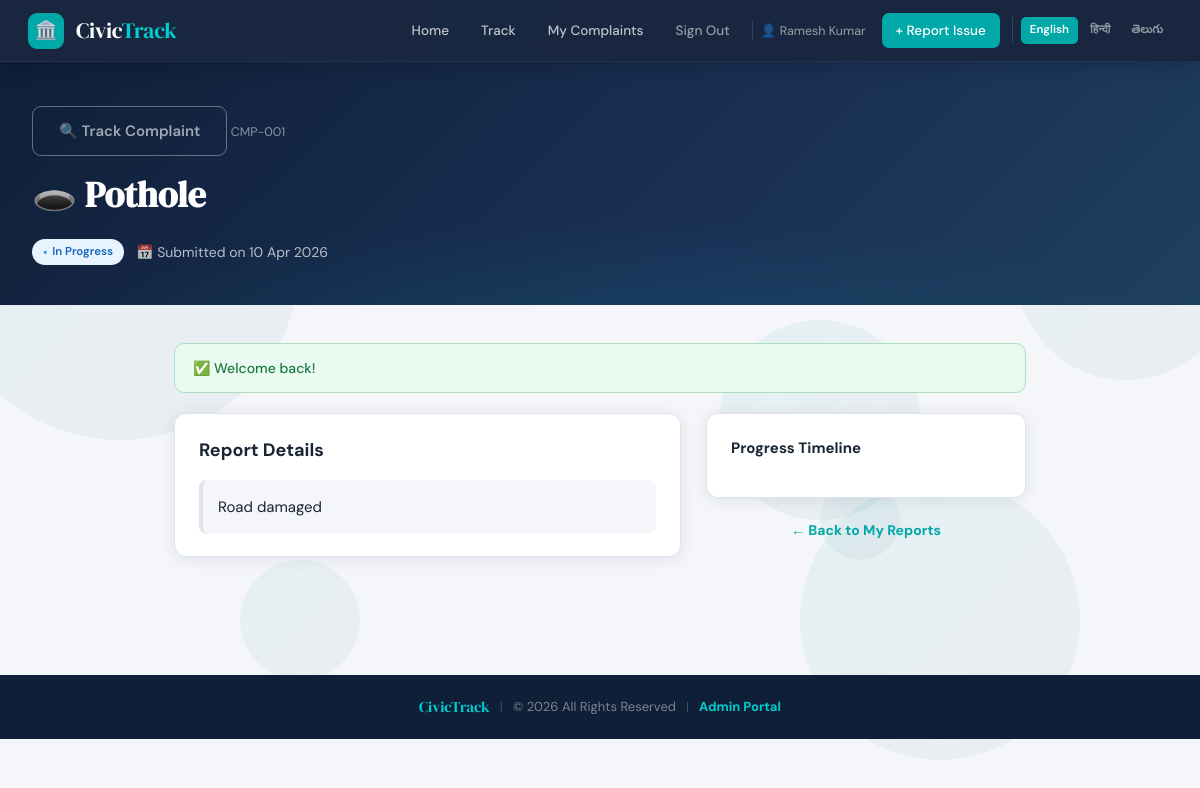
Page /citizen/view.php?id=CMP-001 (signed in) on the committed database.
### tables this page shows
CREATE TABLE `complaints` (
  `id` int NOT NULL,
  `complaint_id` varchar(20) NOT NULL,
  `type` varchar(120) NOT NULL,
  `description` text NOT NULL,
  `ward` varchar(255) DEFAULT NULL,
  `address` varchar(300) NOT NULL,
  `landmark` varchar(180) DEFAULT NULL,
  `lat` decimal(10,7) DEFAULT NULL,
  `lng` decimal(10,7) DEFAULT NULL,
  `priority` enum('High','Medium','Low') NOT NULL DEFAULT 'Medium',
  `status` enum('Pending','In Progress','Resolved','Escalated') NOT NULL DEFAULT 'Pending',
  `citizen_name` varchar(120) NOT NULL,
  `citizen_phone` varchar(15) NOT NULL,
  `citizen_id` int DEFAULT NULL,
  `image_path` varchar(350) DEFAULT NULL,
  `submitted_at` datetime NOT NULL DEFAULT CURRENT_TIMESTAMP,
  `updated_at` datetime NOT NULL DEFAULT CURRENT_TIMESTAMP ON UPDATE CURRENT_TIMESTAMP
);

### includes/db.php (called while the page is built, shortened)
<?php
class DB {
    private static ?PDO $instance = null;
    public static function get(): PDO {
        if (self::$instance === null) {
            $dsn = sprintf(
                'mysql:host=%s;dbname=%s;charset=%s',
                DB_HOST, DB_NAME, DB_CHARSET
            );
            try {
                self::$instance = new PDO($dsn, DB_USER, DB_PASS, [
                    PDO::ATTR_ERRMODE            => PDO::ERRMODE_EXCEPTION,
                    PDO::ATTR_DEFAULT_FETCH_MODE => PDO::FETCH_ASSOC,
                    PDO::ATTR_EMULATE_PREPARES   => false,
                ]);
            } catch (PDOException $e) {
                die('<div style="font-family:sans-serif;padding:40px;color:#c0392b">
                    <h2>Database Connection Failed</h2>
                    <p>Please check your <code>includes/config.php</code> credentials and ensure MySQL is running.</p>'
                    . (DEBUG_MODE ? '<pre>' . htmlspecialchars($e->getMessage()) . '</pre>' : '')
                    . '</div>');
            }
        }
        return self::$instance;
    }
    public static function rows(string $sql, array $params = []): array {
        $stmt = self::get()->prepare($sql);
        $stmt->execute($params);
        return $stmt->fetchAll();
    }
    public static function row(string $sql, array $params = []): ?array {
        $stmt = self::get()->prepare($sql);
        $stmt->execute($params);
        $row = $stmt->fetch();
        return $row ?: null;
    }
}

### citizen/view.php (the view, shortened to what this page needs)
<?php
require_once __DIR__ . '/../includes/db.php';
require_once __DIR__ . '/../includes/functions.php';
$id = trim($_GET['id'] ?? '');
$c = getComplaint($id);
require_once __DIR__ . '/../includes/header.php';
?>
<div class="page-hero">
    <div class="breadcrumb">
<a href="<?= APP_URL ?>/citizen/my_complaints.php" class="btn btn-outline"><?= te('hero_btn_track') ?></a>        <?= e($c['complaint_id']) ?>
    </div>
    <h1><?= typeIcon($c['type']) ?> <?= e(preg_replace('/^[^\s]+\s/', '', $c['type'])) ?></h1>
    <div style="display:flex; gap:12px; align-items:center; flex-wrap:wrap; margin-top:15px">
        <?= statusBadge($c['status']) ?>
        <span style="color:rgba(255,255,255,0.7); font-size:14px">
            📅 Submitted on <?= e($c['date_fmt']) ?>
        </span>
    </div>
</div>
<div class="section" style="max-width:900px">
    <?= renderFlash() ?>
    <div style="display: grid; grid-template-columns: 1fr 320px; gap: 25px; align-items: start;">
        <div>
            <div class="card" style="margin-bottom:20px">
                <div class="card-body">
                    <h3 style="margin-bottom:15px; font-size:18px">Report Details</h3>
                    <p style="line-height:1.6; color:var(--text); background:var(--bg); padding:15px; border-radius:8px; border-left: 4px solid var(--border)">
                        <?= nl2br(e($c['description'])) ?>
                    </p>
                </div>
            </div>
        </div>
        <aside>
            <div class="card">
                <div class="card-body">
                    <h4 style="margin-bottom:15px">Progress Timeline</h4>
                </div>
            </div>
            <div style="margin-top:20px; text-align:center">
                <a href="<?= APP_URL ?>/citizen/my_complaints.php" style="text-decoration:none; color:var(--teal); font-weight:700; font-size:14px">
                    ← Back to My Reports
                </a>
            </div>
        </aside>
    </div>
</div>
<?php require_once __DIR__ . '/../includes/footer.php'; ?>

### includes/functions.php (shortened to what this page needs)
<?php
require_once __DIR__ . '/db.php';
function e(mixed $val): string {
    return htmlspecialchars((string)$val, ENT_QUOTES, 'UTF-8');
}
function renderFlash(): string {
    $f = $_SESSION['flash'];
    $cls  = match ($f['type']) { 'success' => 'flash-success', 'error' => 'flash-error', default => 'flash-info' };
    $icon = match ($f['type']) { 'success' => '✅', 'error' => '⚠️', default => 'ℹ️' };
    return '<div class="flash-msg ' . $cls . '">' . $icon . ' ' . e($f['message']) . '</div>';
}
function getComplaint(string $id): ?array {
    $row = DB::row(
        "SELECT c.*,
                DATE_FORMAT(c.submitted_at, '%d %b %Y') AS date_fmt,
                DATEDIFF(NOW(), c.submitted_at) AS age_days,
                f.rating AS fb_rating,
                f.comment AS fb_comment
         FROM complaints c
         LEFT JOIN feedback f ON f.complaint_id = c.complaint_id
         WHERE c.complaint_id = ?",
        [$id]
    );
    $row['timeline'] = getTimeline($id);
    return $row;
}
function getTimeline(string $id): array {
    return DB::rows(
        "SELECT label, DATE_FORMAT(event_date, '%d %b %Y') AS date, is_done
         FROM complaint_timeline WHERE complaint_id = ?
         ORDER BY event_date ASC, id ASC",
        [$id]
    );
}
function statusBadge(string $status): string {
    $map = [
        'Pending'     => 'badge-pending',
        'In Progress' => 'badge-inprogress',
        'Resolved'    => 'badge-resolved',
        'Escalated'   => 'badge-escalated',
    ];
    $cls = $map[$status] ?? 'badge-pending';
    return '<span class="badge ' . $cls . '">' . e($status) . '</span>';
}
function typeIcon(string $type): string {
    $map = [
        'Pothole'      => '🕳️',
        'Garbage'      => '🗑️',
        'Water'        => '💧',
        'Streetlight'  => '💡',
        'Tree'         => '🌳',
        'Drainage'     => '🚧',
        'Construction' => '🏗️',
        'Toilet'       => '🚻',
    ];
    foreach ($map as $key => $icon) {
        if (stripos($type, $key) !== false) return $icon;
    }
    return '📋';
}

### style.css (style rules this page uses)
:root { --navy: #0f1f38; --navy-light: #1a3055; --teal: #00a8a8; --teal-light: #00cece; --amber: #f5a623; --red: #e84545; --green: #27ae60; --bg: #f4f6f9; --card: #ffffff; --text: #1a2535; --text-muted: #6b7c93; --border: #dde3ec; --shadow: 0 2px 16px rgba(15,31,56,0.09); --shadow-lg: 0 8px 40px rgba(15,31,56,0.14); --radius: 12px; --transition: 0.22s cubic-bezier(0.4,0,0.2,1); }
*, *::before, *::after { box-sizing: border-box; margin: 0; padding: 0; }
html { scroll-behavior: smooth; }
body { font-family: 'DM Sans', sans-serif; background: var(--bg); color: var(--text); min-height: 100vh; font-size: 15px; line-height: 1.6; position: relative; overflow-x: hidden; }
.page-hero { background:linear-gradient(135deg,var(--navy) 0%,var(--navy-light) 60%,#1e4060 100%); color:#fff;padding:44px 32px 40px;position:relative;overflow:hidden; }
.page-hero::before { content:'';position:absolute;inset:0; background:radial-gradient(ellipse 70% 80% at 50% 120%,rgba(0,168,168,0.15) 0%,transparent 70%); }
.page-hero h1 { font-family:'DM Serif Display',serif;font-size:clamp(22px,4vw,36px);margin-bottom:8px;position:relative; }
.breadcrumb { font-size:12.5px;color:rgba(255,255,255,0.5);margin-bottom:10px;position:relative; }
.breadcrumb a { color:rgba(255,255,255,0.6);text-decoration:none; }
.btn { display:inline-flex;align-items:center;gap:8px; padding:12px 26px;border-radius:9px;font-family:inherit; font-size:15px;font-weight:600;border:none;cursor:pointer; text-decoration:none;transition:var(--transition); }
.btn-outline { background:transparent;color:#fff;border:1.5px solid rgba(255,255,255,0.35); }
.section { max-width:1100px;margin:0 auto;padding:38px 24px; }
.card { background:var(--card);border-radius:var(--radius); box-shadow:var(--shadow);border:1px solid var(--border); overflow:hidden;transition:var(--transition); }
.card-body { padding:22px 24px; }
.badge { display:inline-flex;align-items:center;gap:5px;padding:4px 11px;border-radius:99px;font-size:11.5px;font-weight:600; }
.badge::before { content:'●';font-size:7px; }
.badge-inprogress { background:#e8f4fd;color:#1565c0; }
.badge-inprogress::before { color:#2196f3; }
.flash-msg { padding:13px 18px;border-radius:10px;font-size:14px;font-weight:500;margin-bottom:20px;display:flex;align-items:flex-start;gap:10px; }
.flash-success { background:#eafaf1;border:1px solid #a9dfbf;color:#1a7a40; }

### rows in the picture
complaints: complaint "CMP-001", type "🕳️", type "Pothole", status "In Progress", description "Road damaged"

### other values in the picture
te('nav_home') "Home"
te('nav_track') "Track"
te('nav_my_complaints') "My Complaints"
te('nav_logout') "Sign Out"
citizenName() "Ramesh Kumar"
te('nav_report') "+ Report Issue"
$label "English"
$label "हिन्दी"
$label "తెలుగు"
te('hero_btn_track') "🔍 Track Complaint"
$c['date_fmt'] "10 Apr 2026"
$icon "✅"
$f['message'] "Welcome back!"
